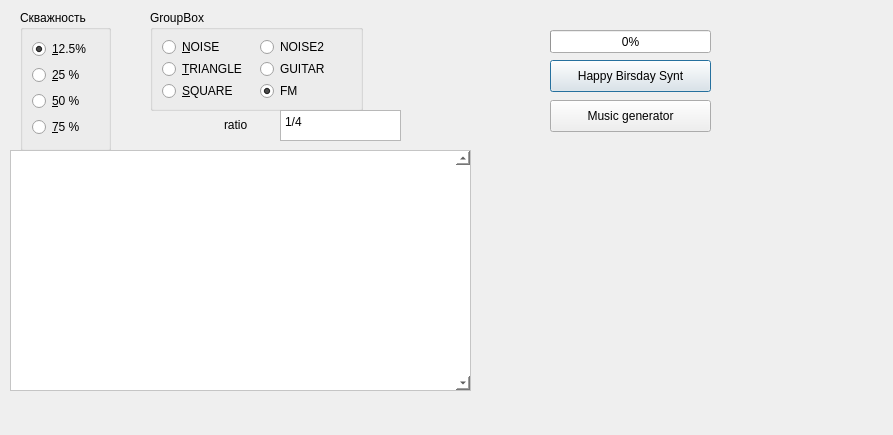
<?xml version="1.0" encoding="UTF-8"?>
<ui version="4.0">
 <class>NesSyntForm</class>
 <widget class="QDialog" name="NesSyntForm">
  <property name="geometry">
   <rect>
    <x>0</x>
    <y>0</y>
    <width>893</width>
    <height>435</height>
   </rect>
  </property>
  <property name="windowTitle">
   <string>Dialog</string>
  </property>
  <widget class="QGroupBox" name="groupBox">
   <property name="geometry">
    <rect>
     <x>20</x>
     <y>10</y>
     <width>91</width>
     <height>141</height>
    </rect>
   </property>
   <property name="title">
    <string>Скважность</string>
   </property>
   <layout class="QGridLayout" name="gridLayout">
    <item row="0" column="0">
     <widget class="QRadioButton" name="radioButton_4">
      <property name="text">
       <string>&amp;12.5%</string>
      </property>
      <property name="checked">
       <bool>true</bool>
      </property>
     </widget>
    </item>
    <item row="1" column="0">
     <widget class="QRadioButton" name="radioButton_5">
      <property name="text">
       <string>&amp;25 %</string>
      </property>
     </widget>
    </item>
    <item row="2" column="0">
     <widget class="QRadioButton" name="radioButton_6">
      <property name="text">
       <string>&amp;50 %</string>
      </property>
     </widget>
    </item>
    <item row="3" column="0">
     <widget class="QRadioButton" name="radioButton_7">
      <property name="text">
       <string>&amp;75 %</string>
      </property>
     </widget>
    </item>
   </layout>
  </widget>
  <widget class="QGroupBox" name="groupBox_2">
   <property name="geometry">
    <rect>
     <x>150</x>
     <y>10</y>
     <width>213</width>
     <height>101</height>
    </rect>
   </property>
   <property name="title">
    <string>GroupBox</string>
   </property>
   <layout class="QGridLayout" name="gridLayout_2">
    <item row="0" column="0">
     <widget class="QRadioButton" name="NoiseBut">
      <property name="text">
       <string>&amp;NOISE</string>
      </property>
      <property name="checked">
       <bool>false</bool>
      </property>
     </widget>
    </item>
    <item row="0" column="1">
     <widget class="QRadioButton" name="squareButton_2">
      <property name="text">
       <string>NOISE2</string>
      </property>
      <property name="checked">
       <bool>false</bool>
      </property>
     </widget>
    </item>
    <item row="1" column="0">
     <widget class="QRadioButton" name="triangleButton">
      <property name="text">
       <string>&amp;TRIANGLE</string>
      </property>
     </widget>
    </item>
    <item row="2" column="0">
     <widget class="QRadioButton" name="squareButton">
      <property name="text">
       <string>&amp;SQUARE</string>
      </property>
      <property name="checked">
       <bool>false</bool>
      </property>
     </widget>
    </item>
    <item row="1" column="1">
     <widget class="QRadioButton" name="squareButton_3">
      <property name="text">
       <string>GUITAR</string>
      </property>
      <property name="checked">
       <bool>false</bool>
      </property>
     </widget>
    </item>
    <item row="2" column="1">
     <widget class="QRadioButton" name="squareButton_4">
      <property name="text">
       <string>FM</string>
      </property>
      <property name="checked">
       <bool>true</bool>
      </property>
     </widget>
    </item>
   </layout>
  </widget>
  <widget class="QPlainTextEdit" name="console">
   <property name="geometry">
    <rect>
     <x>10</x>
     <y>150</y>
     <width>461</width>
     <height>241</height>
    </rect>
   </property>
   <property name="styleSheet">
    <string notr="true">background-color: rgb(255, 255, 255);</string>
   </property>
   <property name="verticalScrollBarPolicy">
    <enum>Qt::ScrollBarAlwaysOn</enum>
   </property>
   <property name="horizontalScrollBarPolicy">
    <enum>Qt::ScrollBarAlwaysOff</enum>
   </property>
  </widget>
  <widget class="QWidget" name="plotFrame" native="true">
   <property name="geometry">
    <rect>
     <x>480</x>
     <y>150</y>
     <width>401</width>
     <height>241</height>
    </rect>
   </property>
  </widget>
  <widget class="QPushButton" name="hbSongButton">
   <property name="geometry">
    <rect>
     <x>550</x>
     <y>60</y>
     <width>161</width>
     <height>32</height>
    </rect>
   </property>
   <property name="text">
    <string>Happy Birsday Synt</string>
   </property>
  </widget>
  <widget class="QProgressBar" name="progressBar">
   <property name="geometry">
    <rect>
     <x>550</x>
     <y>30</y>
     <width>161</width>
     <height>23</height>
    </rect>
   </property>
   <property name="value">
    <number>0</number>
   </property>
  </widget>
  <widget class="QPushButton" name="musicGeneratorBN">
   <property name="geometry">
    <rect>
     <x>550</x>
     <y>100</y>
     <width>161</width>
     <height>32</height>
    </rect>
   </property>
   <property name="text">
    <string>Music generator</string>
   </property>
  </widget>
  <widget class="QLabel" name="label">
   <property name="geometry">
    <rect>
     <x>224</x>
     <y>114</y>
     <width>41</width>
     <height>21</height>
    </rect>
   </property>
   <property name="text">
    <string>ratio</string>
   </property>
  </widget>
  <widget class="QPlainTextEdit" name="ratio">
   <property name="geometry">
    <rect>
     <x>280</x>
     <y>110</y>
     <width>121</width>
     <height>31</height>
    </rect>
   </property>
   <property name="plainText">
    <string>1/4</string>
   </property>
  </widget>
 </widget>
 <resources/>
 <connections/>
</ui>
